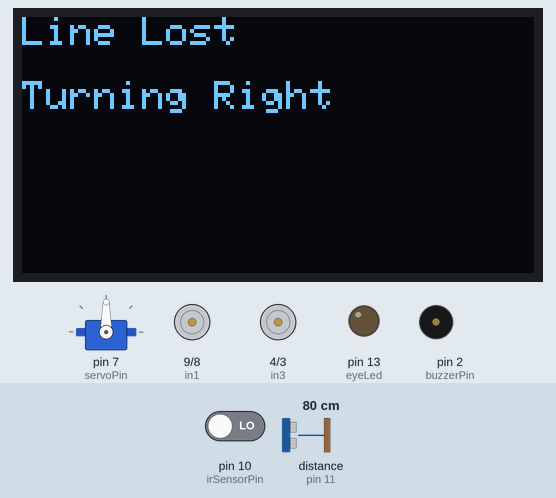
Simulated run of this sketch. Board: Arduino Uno, built with avr-gcc and run on an emulated ATmega328P. Shown: servo, 128×64 one-colour display, motor-driver pin pairs drawn as motors (green arrow = first pin HIGH = forward, orange = second pin HIGH = backward, longer = more drive, scaled by the enable pin), output pins drawn as LEDs (lit = HIGH), buzzer (waves = sounding, pin HIGH). Wiring (inferred from the names in the program): ultrasonic range finder: trigger pin 12; echo pin 11. The test bench sets the inputs (shaded band); at power-on: pin 10 (irSensorPin) LOW, distance to the obstacle (sensor on pin 11) 80 cm. The echo pulse lasts 58.3 µs per cm; pins used as bus, display or sensor lines are not drawn; what the sketch prints to the serial monitor is not drawn.

Above: at 3.2 s.
3.3 s: pin 10 (irSensorPin) driven HIGH
At 3.9 s:
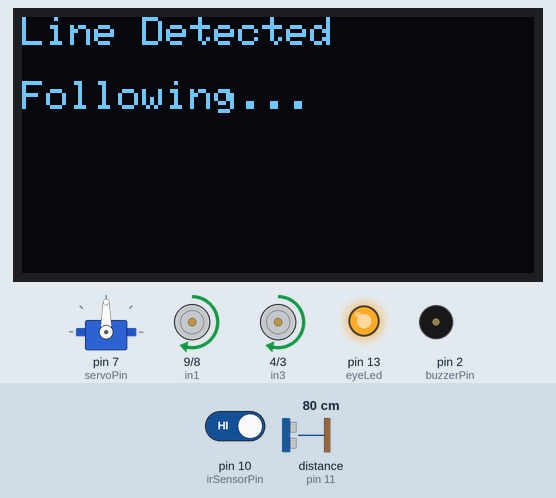
5.2 s: pin 10 (irSensorPin) driven LOW
At 6.6 s:
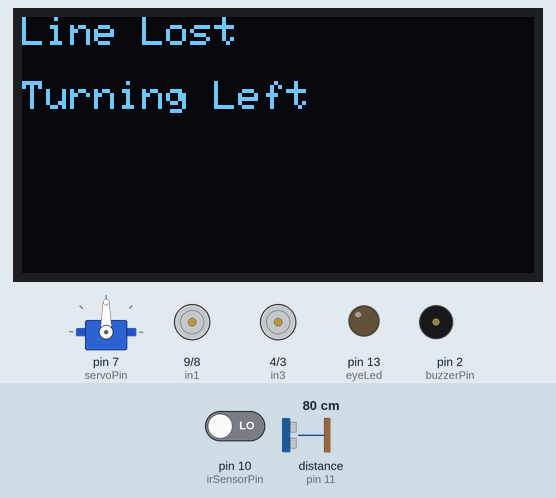
7.7 s: distance to the obstacle (sensor on pin 11) set to 17 cm
10.1 s: distance to the obstacle (sensor on pin 11) set to 14 cm
At 12.8 s:
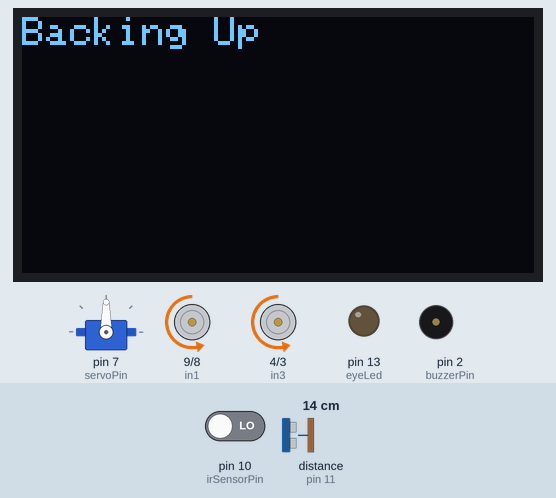
14.6 s: distance to the obstacle (sensor on pin 11) set to 2 cm
At 16.3 s:
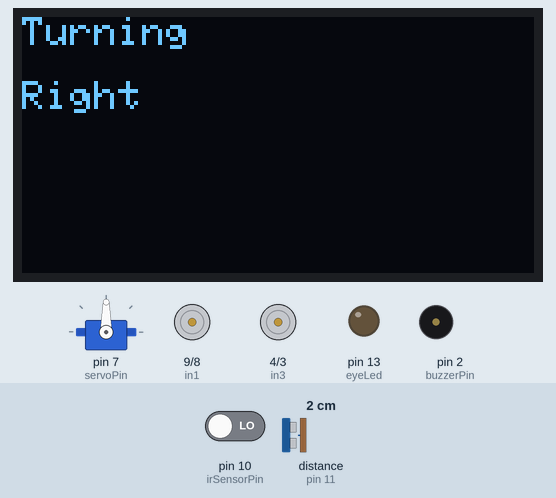
17.4 s: distance to the obstacle (sensor on pin 11) set to 18 cm
At 22.15 s:
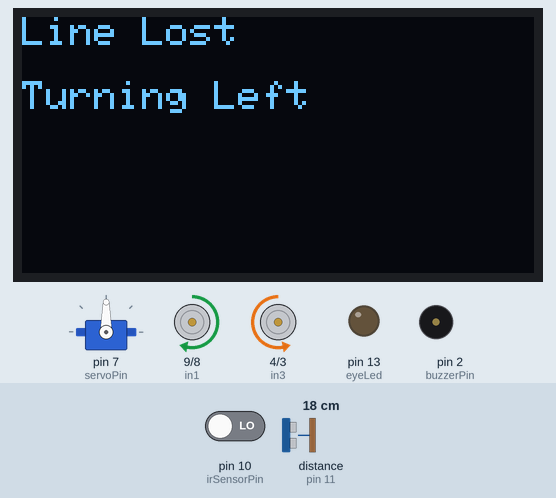
Timing chart, 0 to 23.2 s (numbered marks = the images above; inputs shaded):
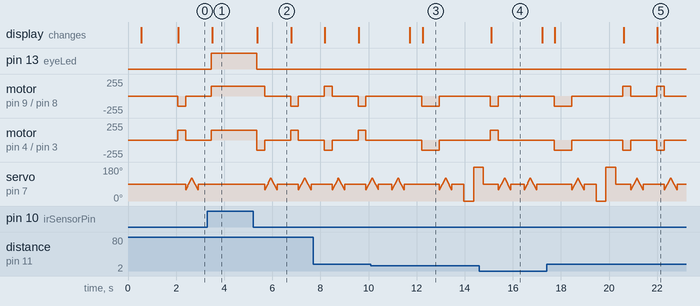

Measured:
- the behaviour switches between 16 and 15 cm on distance to the obstacle (sensor on pin 11) (found by bisection; images 2 and 3)
- after the input at 3.3 s, pin 13 (eyeLed): LOW → HIGH after 0.17 s; motor on pin 9 (in1) / pin 8 (in2): goes on until 3.5 s, then stays forward 150/255; servo on pin 7 (servoPin): stops changing and stays 90°; the display: changes after 0.20 s (image 1)
- after the input at 5.2 s, pin 13 (eyeLed): HIGH → LOW after 0.15 s; motor on pin 9 (in1) / pin 8 (in2): forward 150/255 → stopped after 0.48 s, → backward 150/255 1.1 s later, → stopped 0.33 s later
- after the input at 10.1 s, the display: first changes after 1.6 s (image 3 shows a later state)
- after the input at 14.6 s, the display: changes after 0.50 s (image 4)
- after the input at 17.4 s, the display: first differs from a run without the input after 4.6 s (image 5)

The sketch:

ir_plus_ultrasonic.ino
```cpp
// --- Libraries ---
#include <Servo.h>             // For controlling the servo scanner
#include <Wire.h>              // I2C for OLED
#include <Adafruit_GFX.h>      // Graphics library for OLED
#include <Adafruit_SSD1306.h>  // OLED display driver

// --- OLED Settings ---
#define SCREEN_WIDTH 128
#define SCREEN_HEIGHT 64
#define OLED_RESET    -1
Adafruit_SSD1306 display(SCREEN_WIDTH, SCREEN_HEIGHT, &Wire, OLED_RESET);

// --- Motor A Pins ---
const int enA = 6;
const int in1 = 9;
const int in2 = 8;

// --- Motor B Pins ---
const int enB = 5;
const int in3 = 4;
const int in4 = 3;

// --- Servo ---
const int servoPin = 7;
Servo scanner;

// --- Ultrasonic Sensor ---
const int trigPin = 12;
const int echoPin = 11;

// --- IR Sensor ---
const int irSensorPin = 10;  // TCRT5000 sensor

// --- Buzzer ---
const int buzzerPin = 2;

// --- LED Eye ---
const int eyeLed = 13;

// --- Setup ---
void setup() {
  delay(500); // Power stabilization
  Serial.begin(9600); // For debugging

  // Pin Modes
  pinMode(eyeLed, OUTPUT);
  pinMode(enA, OUTPUT); pinMode(in1, OUTPUT); pinMode(in2, OUTPUT);
  pinMode(enB, OUTPUT); pinMode(in3, OUTPUT); pinMode(in4, OUTPUT);
  pinMode(buzzerPin, OUTPUT);
  pinMode(irSensorPin, INPUT);
  pinMode(trigPin, OUTPUT);
  pinMode(echoPin, INPUT);

  // Servo setup
  scanner.attach(servoPin);

  // OLED Setup
  if (!display.begin(SSD1306_SWITCHCAPVCC, 0x3C)) {
    for (;;);  // Stop if OLED fails
  }

  display.clearDisplay();
  display.setTextSize(1);
  display.setTextColor(SSD1306_WHITE);
  display.setCursor(0, 0);
  display.println("Robie Jr. Ready!");
  display.display();
  delay(1500);
  display.clearDisplay();

  setMotorSpeed(150, 150); // Moderate speed for better control
}

// --- Main Loop ---
void loop() {
  bool onLine = digitalRead(irSensorPin) == HIGH; // HIGH = black line
  long distance = readDistance();

  Serial.print("IR Sensor: ");
  Serial.print(onLine ? "ON LINE" : "OFF LINE");
  Serial.print(" | Distance: ");
  Serial.println(distance);

  static bool lastTurnLeft = true;

  if (onLine) {
    // ✅ IR sensor sees black line: follow it
    moveForward();
    lcdStatus("Line Detected", "Following...");
    delay(150);
  }
  else if (distance > 0 && distance < 15) {
    // 📏 Obstacle detected with ultrasonic
    stopMotors();
    lcdStatus("Obstacle Ahead!", "Avoiding...");
    delay(500);
    moveBackward();
    lcdStatus("Backing Up", "");
    delay(700);
    stopMotors();
    delay(300);

    String safeTurn = scanAndChooseDirection();
    if (safeTurn == "LEFT") {
      turnLeft();
      lcdStatus("Turning", "Left");
    } else {
      turnRight();
      lcdStatus("Turning", "Right");
    }
    delay(300);
    stopMotors();
    delay(300);
  }
  else {
    // ❌ No line & no obstacle: search using alternating turns
    if (lastTurnLeft) {
      turnRight();
      lcdStatus("Line Lost", "Turning Right");
    } else {
      turnLeft();
      lcdStatus("Line Lost", "Turning Left");
    }
    lastTurnLeft = !lastTurnLeft;
    delay(300);
    stopMotors();
    delay(300); // Give IR sensor time to detect again
  }

  delay(50); // Short cooldown between decisions
}

// --- Function Definitions ---

void setMotorSpeed(int speedA, int speedB) {
  analogWrite(enA, speedA);
  analogWrite(enB, speedB);
}

void moveForward() {
  digitalWrite(in1, HIGH); digitalWrite(in2, LOW);
  digitalWrite(in3, HIGH); digitalWrite(in4, LOW);
  digitalWrite(eyeLed, HIGH);
}

void moveBackward() {
  digitalWrite(in1, LOW); digitalWrite(in2, HIGH);
  digitalWrite(in3, LOW); digitalWrite(in4, HIGH);
  digitalWrite(eyeLed, LOW);
}

void turnRight() {
  digitalWrite(in1, LOW); digitalWrite(in2, HIGH);
  digitalWrite(in3, HIGH); digitalWrite(in4, LOW);
  digitalWrite(eyeLed, LOW);
}

void turnLeft() {
  digitalWrite(in1, HIGH); digitalWrite(in2, LOW);
  digitalWrite(in3, LOW); digitalWrite(in4, HIGH);
  digitalWrite(eyeLed, LOW);
}

void stopMotors() {
  digitalWrite(in1, LOW); digitalWrite(in2, LOW);
  digitalWrite(in3, LOW); digitalWrite(in4, LOW);
  digitalWrite(eyeLed, LOW);

  // 👀 Add idle animation
  idleSweep();
}


long readDistance() {
  digitalWrite(trigPin, LOW);
  delayMicroseconds(2);
  digitalWrite(trigPin, HIGH);
  delayMicroseconds(10);
  digitalWrite(trigPin, LOW);
  long duration = pulseIn(echoPin, HIGH);
  return duration * 0.034 / 2; // Convert to cm
}

String scanAndChooseDirection() {
  long leftDist, rightDist;

  // Scan right
  scanner.write(0);
  delay(400);
  rightDist = readDistance();

  // Scan left
  scanner.write(190);
  delay(400);
  leftDist = readDistance();

  // Center again
  scanner.write(90);
  delay(300);

  return (rightDist > leftDist) ? "RIGHT" : "LEFT";
}

// --- OLED Display Function ---
void lcdStatus(String line1, String line2) {
  static String lastLine1 = "";
  static String lastLine2 = "";

  if (line1 != lastLine1 || line2 != lastLine2) {
    display.clearDisplay();
    display.setCursor(0, 0);
    display.println(line1);
    display.setCursor(0, 16);
    display.println(line2);
    display.display();
    lastLine1 = line1;
    lastLine2 = line2;
  }
}

void idleSweep() {
  for (int pos = 60; pos <= 120; pos += 5) {
    scanner.write(pos);
    delay(20);
  }
  for (int pos = 120; pos >= 60; pos -= 5) {
    scanner.write(pos);
    delay(20);
  }

  // 👁️ Return to center when done
  scanner.write(90);
  delay(200);
}
```
